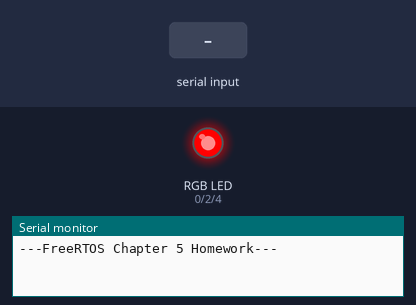
The sketch below on a simulated ESP32. Parts: an RGB LED mixed from three pins (HIGH = lit), the last lines printed to the serial monitor. The inputs (shaded band) are chosen by the test bench. Dim RGB values are drawn brighter than linear.

Above: at 11.2 s.
11.3 s: "delay \n" received over Serial
At 13.1 s:
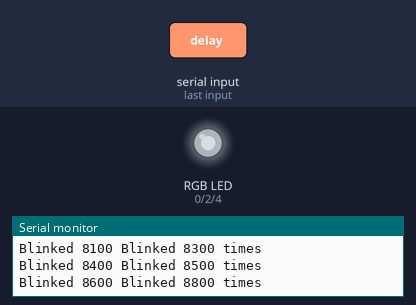
13.5 s: "delay 90\n" received over Serial
At 13.88 s:
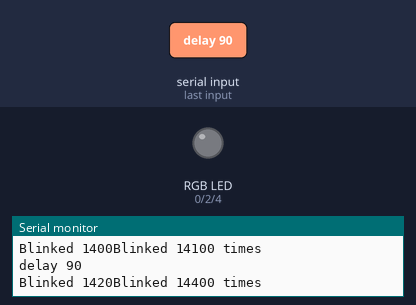
16.5 s: "delay ,45\n" received over Serial
18.3 s: "delay 90\n" received over Serial
At 18.94 s:
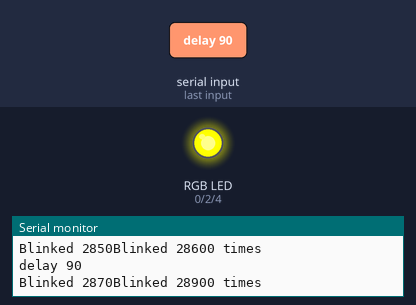
Timing chart, 0 to 22.3 s (numbered marks = the images above; inputs shaded):
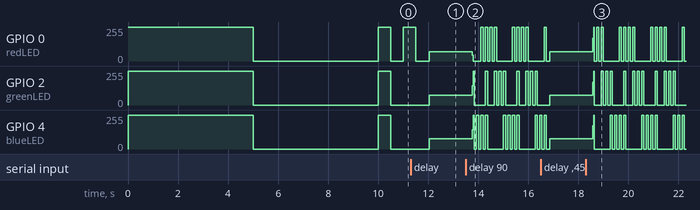

The sketch:

Chapter5_hw.ino
```cpp
// Limit to only 1 of the 2 cores to ease the learning of FreeRTOS
#if CONFIG_FREERTOS_UNICORE
static const BaseType_t app_cpu = 0;
#else
static const BaseType_t app_cpu = 1;
#endif

// Queue Depths
#define MESSAGEQUEUE_DEPTH 32 // Needs to hold the message "Blinked xxx times\0", where xxx could be up to 7 digits
#define DELAYQUEUE_DEPTH 1
#define DEFAULT_LED_DELAY_MS 500

// Pins
static const int redLED = 0;
static const int greenLED = 2;
static const int blueLED = 4;

// Task Handles
static TaskHandle_t task_A = NULL;
static TaskHandle_t task_B = NULL;

// Queue Handles
QueueHandle_t queue_2_messages = NULL;
QueueHandle_t queue_1_delays = NULL;

// Tasks
void taskA(void *parameter) {
  /*
    Task A: monitor the Serial Terminal for input messages, echo's them back to the terminal.
    If the message 'delay xxx' is received, it sends the delay value to Task B via a queue.
    Any message received on queue_2_messages is printed to the Serial Terminal.
  */

  // Print the startup message
  Serial.println();
  Serial.println("---FreeRTOS Chapter 5 Homework---");

  String inputString = "";
  char receivedChar;
  char messageBuffer[MESSAGEQUEUE_DEPTH];
  int messageIndex = 0;
  int previousDelay;
  int newDelay = DEFAULT_LED_DELAY_MS;

  while(1) {

    // Check for Serial input
    if(Serial.available() > 0){

      // Read the incoming character
      char inChar = (char) Serial.read();

      // Check for newline character
      if(inChar == '\n'){

        // Always echo back to the terminal...
        Serial.println(inputString);

        // Process the input string
        if(inputString.startsWith("delay ")){

          // Store the previous delay to use as timeout
          previousDelay = newDelay;

          // Extract the delay value, stripping the 'delay ' prefix
          newDelay = inputString.substring(6).toInt();

          // Send the new delay to Task B via the queue, wait up to previousDelay ms to send
          xQueueSend(queue_1_delays, &newDelay, previousDelay / portTICK_PERIOD_MS);

        }

        // Clear the input string for the next message
        inputString = "";

      } else {

        // Append the character to the input string
        inputString += inChar;

      }

    }

    // Loop-append any characters received from Task B via queue_2_messages
    while(xQueueReceive(queue_2_messages, &receivedChar, 0) == pdTRUE){

      // Store the received character in the message buffer
      messageBuffer[messageIndex++] = receivedChar;

      // If the received character is the null terminator, print the message and reset the index
      // Or if we've reached the buffer limit, print what we have and reset
      if(receivedChar == '\0' || messageIndex >= MESSAGEQUEUE_DEPTH - 1){
        Serial.println(messageBuffer);
        messageIndex = 0;
      }
    }

    // Since this task is triggered by a user input, add a small delay to prevent CPU hogging
    vTaskDelay(30 / portTICK_PERIOD_MS);

  }

}

void taskB(void *parameter) {
  /*
    Task B: Blink the built-in LED at a rate specified by Task A via queue_1_delays.
    Send the word "Blinked" back to Task A via queue_2_messages each time the LED blinks 100 times.
  */

  int ledDelay = DEFAULT_LED_DELAY_MS;
  char messageBuffer[MESSAGEQUEUE_DEPTH];
  int ledBlinkCount = 0;

  while(1) {

    int newDelay;

    // Check for a new delay value from Task A, don't wait if there isn't one
    if(xQueueReceive(queue_1_delays, &newDelay, 0) == pdTRUE){
      ledDelay = newDelay;
    }

    // Blink the built-in LED
    rgbLEDDrive(ledBlinkCount, ledDelay); // Use the RGB LED driver function

    // Increment the blink count
    ledBlinkCount++;

    if(ledBlinkCount%100 == 0){

      // Prepare and send the update message back to Task A
      snprintf(messageBuffer, MESSAGEQUEUE_DEPTH, "Blinked %d times\0", ledBlinkCount);

      // Push the message to the queue, character by character
      for(int i = 0; i < strlen(messageBuffer) + 1; i++){
        xQueueSend(queue_2_messages, &messageBuffer[i], 0);
      }
    }

  }
}

void rgbLEDDrive(int value, int ledDelay) {
  /*
    Drive the RGB LED in a gradient based on the input value
  */

  if(value%7 == 0) {
    // All On - white
    digitalWrite(redLED, HIGH);
    digitalWrite(greenLED, HIGH);
    digitalWrite(blueLED, HIGH);
    vTaskDelay(ledDelay / portTICK_PERIOD_MS);
  } else if(value%7 == 1) {
    // Red
    digitalWrite(redLED, HIGH);
    vTaskDelay(ledDelay / portTICK_PERIOD_MS);
  } else if(value%7 == 2) {
    // Red + Green = Yellow
    digitalWrite(redLED, HIGH);
    digitalWrite(greenLED, HIGH);
    vTaskDelay(ledDelay / portTICK_PERIOD_MS);
  } else if(value%7 == 3) {
    // Green
    digitalWrite(greenLED, HIGH);
    vTaskDelay(ledDelay / portTICK_PERIOD_MS);
  } else if(value%7 == 4) {
    // Green + Blue = Cyan
    digitalWrite(greenLED, HIGH);
    digitalWrite(blueLED, HIGH);
    vTaskDelay(ledDelay / portTICK_PERIOD_MS);
  } else if(value%7 == 5) {
    // Blue
    digitalWrite(blueLED, HIGH);
    vTaskDelay(ledDelay / portTICK_PERIOD_MS);
  } else if(value%7 == 6) {
    // Blue + Red = Magenta
    digitalWrite(blueLED, HIGH);
    digitalWrite(redLED, HIGH);
    vTaskDelay(ledDelay / portTICK_PERIOD_MS);
  }

  // Turn all LEDs off
  digitalWrite(redLED, LOW);
  digitalWrite(greenLED, LOW);
  digitalWrite(blueLED, LOW);
  vTaskDelay(ledDelay / portTICK_PERIOD_MS);
}

// Setup
void setup() {

  // Configure the Serial Terminal
  Serial.begin(250000);

  pinMode(redLED, OUTPUT);
  pinMode(greenLED, OUTPUT);
  pinMode(blueLED, OUTPUT);

  rgbLEDDrive(0, 5000); // All on for 5 seconds

  // Create the queues, queue_2_messages passes N characters, queue_1_delays passes 1 integer
  queue_2_messages = xQueueCreate(MESSAGEQUEUE_DEPTH, sizeof(char));
  queue_1_delays = xQueueCreate(DELAYQUEUE_DEPTH, sizeof(int));

  // Start Task A, Higher Priority as it handles user input
  xTaskCreatePinnedToCore(
    taskA,
    "Task A",
    4096,
    NULL,
    2,
    &task_A,
    app_cpu
  );

  // Start Task B
  xTaskCreatePinnedToCore(
    taskB,
    "Task B",
    4096,
    NULL,
    1,
    &task_B,
    app_cpu
  );

}

// Main Loop
void loop() {
  // Nothing to do here, everything is handled in tasks
}
```

Measured:
- after the input at 11.3 s, GPIO 4 (blueLED): 0/255 → 77/255 after 0.74 s
- after the input at 13.5 s, GPIO 2 (greenLED): 74/255 → 144/255 after 0.26 s, then moves between 0/255 and 255/255, repeating every 1.3 s; GPIO 4 (blueLED): 77/255 → 144/255 after 0.26 s, then moves between 0/255 and 255/255, repeating every 1.3 s
- after the input at 18.3 s, GPIO 0 (redLED): 70/255 → 170/255 after 0.27 s, then moves between 0/255 and 255/255, repeating every 1.3 s; GPIO 2 (greenLED): 73/255 → 172/255 after 0.27 s, then moves between 0/255 and 255/255, repeating every 1.3 s; GPIO 4 (blueLED): 78/255 → 174/255 after 0.27 s, then moves between 0/255 and 255/255, repeating every 1.3 s
